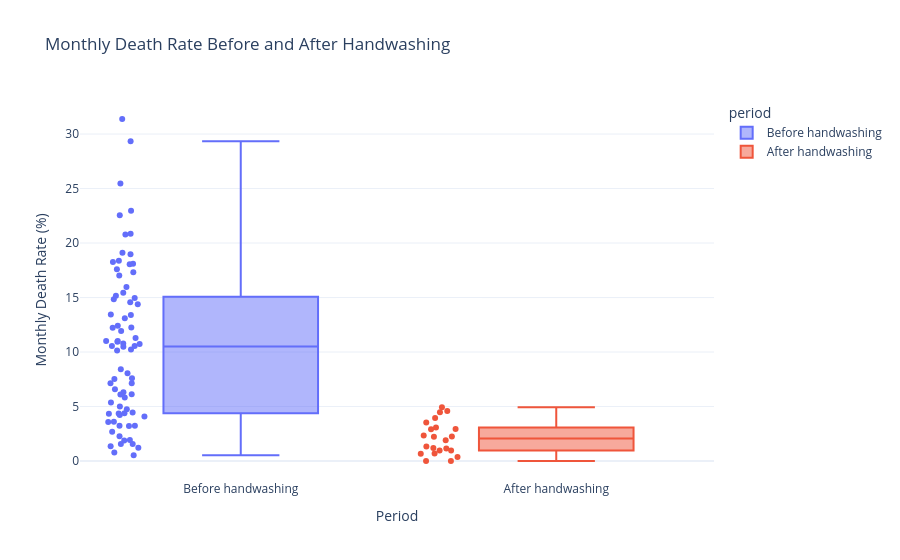

This figure's notebook cell:
### Markdown cell above
### Use Box Plots to Show How the Death Rate Changed Before and After Handwashing

**Challenge**: 
* Use [NumPy's `.where()` function](https://numpy.org/doc/stable/reference/generated/numpy.where.html) to add a column to `df_monthly` that shows if a particular date was before or after the start of handwashing. 
* Then use plotly to create box plot of the data before and after handwashing. 
* How did key statistics like the mean, max, min, 1st and 3rd quartile changed as a result of the new policy?

### Code cell
handwashing_start = pd.to_datetime("1847-06-01")

df_monthly["period"] = np.where(
    df_monthly["date"] < handwashing_start,
    "Before handwashing",
    "After handwashing"
)

fig = px.box(
    df_monthly,
    x="period",
    y="pct_deaths",
    color="period",
    title="Monthly Death Rate Before and After Handwashing",
    points="all"
)

fig.update_layout(
    yaxis_title="Monthly Death Rate (%)",
    xaxis_title="Period",
    template="plotly_white"
)

fig.show()

### Figure 1 — Plotly figure (JSON) as saved in the notebook; plotly's stock layout.template omitted (floating-point values rounded to 4 significant figures)
{"data": [{"alignmentgroup": "True", "boxpoints": "all", "hovertemplate": "period=%{x}<br>pct_deaths=%{y}<extra></extra>", "legendgroup": "Before handwashing", "marker": {"color": "#636efa"}, "name": "Before handwashing", "notched": false, "offsetgroup": "Before handwashing", "orientation": "v", "showlegend": true, "x": ["Before handwashing", "Before handwashing", "Before handwashing", "Before handwashing", "Before handwashing", "Before handwashing", "Before handwashing", "Before handwashing", "Before handwashing", "Before handwashing", "Before handwashing", "Before handwashing", "Before handwashing", "Before handwashing", "Before handwashing", "Before handwashing", "Before handwashing", "Before handwashing", "Before handwashing", "Before handwashing", "Before handwashing", "Before handwashing", "Before handwashing", "Before handwashing", "Before handwashing", "Before handwashing", "Before handwashing", "Before handwashing", "Before handwashing", "Before handwashing", "Before handwashing", "Before handwashing", "Before handwashing", "Before handwashing", "Before handwashing", "Before handwashing", "Before handwashing", "Before handwashing", "Before handwashing", "Before handwashing", "Before handwashing", "Before handwashing", "Before handwashing", "Before handwashing", "Before handwashing", "Before handwashing", "Before handwashing", "Before handwashing", "Before handwashing", "Before handwashing", "Before handwashing", "Before handwashing", "Before handwashing", "Before handwashing", "Before handwashing", "Before handwashing", "Before handwashing", "Before handwashing", "Before handwashing", "Before handwashing", "Before handwashing", "Before handwashing", "Before handwashing", "Before handwashing", "Before handwashing", "Before handwashing", "Before handwashing", "Before handwashing", "Before handwashing", "Before handwashing", "Before handwashing", "Before handwashing", "Before handwashing", "Before handwashing", "Before handwashing", "Before handwashing"], "x0": " ", "xaxis": "x", "y": [14.57, 7.531, 4.332, 1.569, 0.7843, 5.0, 8.421, 1.351, 1.878, 11.02, 22.55, 20.85, 12.22, 10.23, 10.74, 3.226, 6.593, 20.78, 25.46, 18.39, 29.34, 22.97, 31.38, 19.12, 15.97, 12.41, 11.93, 6.098, 4.082, 0.5236, 1.554, 2.262, 17.6, 7.143, 8.051, 15.16, 11.28, 17.03, 17.31, 5.833, 2.679, 4.369, 6.32, 1.224, 3.226, 11.02, 10.55, 7.591, 4.745, 4.452, 4.231, 4.392, 7.143, 6.122, 3.586, 10.55, 14.84, 10.94, 10.49, 13.39, 18.09, 15.43, 18.97, 13.44, 10.15, 13.1, 18.06, 14.39, 14.96, 10.77, 5.369, 3.215, 1.923, 3.607, 18.27, 12.24], "y0": " ", "yaxis": "y", "type": "box"}, {"alignmentgroup": "True", "boxpoints": "all", "hovertemplate": "period=%{x}<br>pct_deaths=%{y}<extra></extra>", "legendgroup": "After handwashing", "marker": {"color": "#EF553B"}, "name": "After handwashing", "notched": false, "offsetgroup": "After handwashing", "orientation": "v", "showlegend": true, "x": ["After handwashing", "After handwashing", "After handwashing", "After handwashing", "After handwashing", "After handwashing", "After handwashing", "After handwashing", "After handwashing", "After handwashing", "After handwashing", "After handwashing", "After handwashing", "After handwashing", "After handwashing", "After handwashing", "After handwashing", "After handwashing", "After handwashing", "After handwashing", "After handwashing", "After handwashing"], "x0": " ", "xaxis": "x", "y": [2.239, 1.2, 1.894, 4.58, 3.957, 4.472, 2.93, 3.534, 0.6873, 0.0, 0.6557, 0.9585, 1.136, 0.3717, 0.0, 0.9615, 2.341, 2.903, 1.34, 2.233, 3.085, 4.926], "y0": " ", "yaxis": "y", "type": "box"}], "layout": {"xaxis": {"anchor": "y", "domain": [0.0, 1.0], "title": {"text": "Period"}, "categoryorder": "array", "categoryarray": ["Before handwashing", "After handwashing"]}, "yaxis": {"anchor": "x", "domain": [0.0, 1.0], "title": {"text": "Monthly Death Rate (%)"}}, "legend": {"title": {"text": "period"}, "tracegroupgap": 0}, "title": {"text": "Monthly Death Rate Before and After Handwashing"}, "boxmode": "overlay"}}
